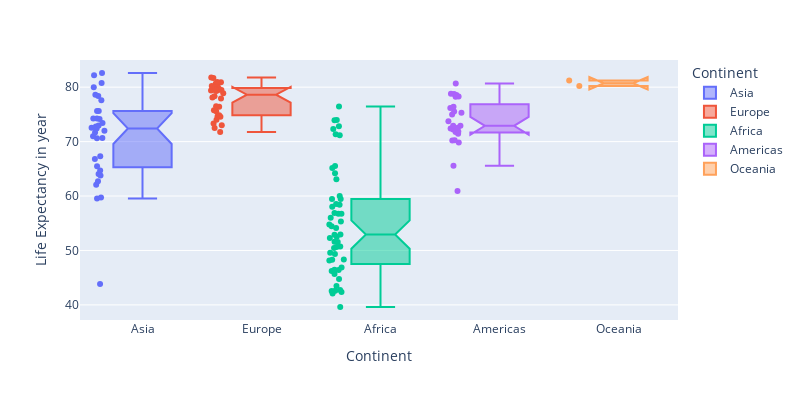

Notebook source saved alongside this figure:
### Markdown cell above
### Examinig Categorical-Continuous data using box plot
- Here we aim to see if two or more categories differ or they are same based on a numeric value.
- Here we are aiming to see the difference in life expectency between different continent. 
- We may see some pattern here which may be important for machine learning models.

### Code cell
# creating box plot using notched = true and keeping all points
fig = px.box(Gapminder_2007, x="continent", y="lifeExp", color="continent", notched=True, points="all", width=800, height=400,
            labels={"lifeExp": "Life Expectancy in year", "continent": "Continent"})
fig.show()

### Figure 1 — Plotly figure (JSON) as saved in the notebook; plotly's stock layout.template omitted (floating-point values rounded to 4 significant figures)
{"data": [{"alignmentgroup": "True", "boxpoints": "all", "hovertemplate": "Continent=%{x}<br>Life Expectancy in year=%{y}<extra></extra>", "legendgroup": "Asia", "marker": {"color": "#636efa"}, "name": "Asia", "notched": true, "offsetgroup": "Asia", "orientation": "v", "showlegend": true, "type": "box", "x": ["Asia", "Asia", "Asia", "Asia", "Asia", "Asia", "Asia", "Asia", "Asia", "Asia", "Asia", "Asia", "Asia", "Asia", "Asia", "Asia", "Asia", "Asia", "Asia", "Asia", "Asia", "Asia", "Asia", "Asia", "Asia", "Asia", "Asia", "Asia", "Asia", "Asia", "Asia", "Asia", "Asia"], "x0": " ", "xaxis": "x", "y": [43.83, 75.64, 64.06, 59.72, 72.96, 82.21, 64.7, 70.65, 70.96, 59.55, 80.75, 82.6, 72.53, 67.3, 78.62, 77.59, 71.99, 74.24, 66.8, 62.07, 63.78, 75.64, 65.48, 71.69, 72.78, 79.97, 72.4, 74.14, 78.4, 70.62, 74.25, 73.42, 62.7], "y0": " ", "yaxis": "y"}, {"alignmentgroup": "True", "boxpoints": "all", "hovertemplate": "Continent=%{x}<br>Life Expectancy in year=%{y}<extra></extra>", "legendgroup": "Europe", "marker": {"color": "#EF553B"}, "name": "Europe", "notched": true, "offsetgroup": "Europe", "orientation": "v", "showlegend": true, "type": "box", "x": ["Europe", "Europe", "Europe", "Europe", "Europe", "Europe", "Europe", "Europe", "Europe", "Europe", "Europe", "Europe", "Europe", "Europe", "Europe", "Europe", "Europe", "Europe", "Europe", "Europe", "Europe", "Europe", "Europe", "Europe", "Europe", "Europe", "Europe", "Europe", "Europe", "Europe"], "x0": " ", "xaxis": "x", "y": [76.42, 79.83, 79.44, 74.85, 73.0, 75.75, 76.49, 78.33, 79.31, 80.66, 79.41, 79.48, 73.34, 81.76, 78.89, 80.55, 74.54, 79.76, 80.2, 75.56, 78.1, 72.48, 74.0, 74.66, 77.93, 80.94, 80.88, 81.7, 71.78, 79.42], "y0": " ", "yaxis": "y"}, {"alignmentgroup": "True", "boxpoints": "all", "hovertemplate": "Continent=%{x}<br>Life Expectancy in year=%{y}<extra></extra>", "legendgroup": "Africa", "marker": {"color": "#00cc96"}, "name": "Africa", "notched": true, "offsetgroup": "Africa", "orientation": "v", "showlegend": true, "type": "box", "x": ["Africa", "Africa", "Africa", "Africa", "Africa", "Africa", "Africa", "Africa", "Africa", "Africa", "Africa", "Africa", "Africa", "Africa", "Africa", "Africa", "Africa", "Africa", "Africa", "Africa", "Africa", "Africa", "Africa", "Africa", "Africa", "Africa", "Africa", "Africa", "Africa", "Africa", "Africa", "Africa", "Africa", "Africa", "Africa", "Africa", "Africa", "Africa", "Africa", "Africa", "Africa", "Africa", "Africa", "Africa", "Africa", "Africa", "Africa", "Africa", "Africa", "Africa", "Africa", "Africa"], "x0": " ", "xaxis": "x", "y": [72.3, 42.73, 56.73, 50.73, 52.3, 49.58, 50.43, 44.74, 50.65, 65.15, 46.46, 55.32, 48.33, 54.79, 71.34, 51.58, 58.04, 52.95, 56.73, 59.45, 60.02, 56.01, 46.39, 54.11, 42.59, 45.68, 73.95, 59.44, 48.3, 54.47, 64.16, 72.8, 71.16, 42.08, 52.91, 56.87, 46.86, 76.44, 46.24, 65.53, 63.06, 42.57, 48.16, 49.34, 58.56, 39.61, 52.52, 58.42, 73.92, 51.54, 42.38, 43.49], "y0": " ", "yaxis": "y"}, {"alignmentgroup": "True", "boxpoints": "all", "hovertemplate": "Continent=%{x}<br>Life Expectancy in year=%{y}<extra></extra>", "legendgroup": "Americas", "marker": {"color": "#ab63fa"}, "name": "Americas", "notched": true, "offsetgroup": "Americas", "orientation": "v", "showlegend": true, "type": "box", "x": ["Americas", "Americas", "Americas", "Americas", "Americas", "Americas", "Americas", "Americas", "Americas", "Americas", "Americas", "Americas", "Americas", "Americas", "Americas", "Americas", "Americas", "Americas", "Americas", "Americas", "Americas", "Americas", "Americas", "Americas", "Americas"], "x0": " ", "xaxis": "x", "y": [75.32, 65.55, 72.39, 80.65, 78.55, 72.89, 78.78, 78.27, 72.23, 74.99, 71.88, 70.26, 60.92, 70.2, 72.57, 76.19, 72.9, 75.54, 71.75, 71.42, 78.75, 69.82, 78.24, 76.38, 73.75], "y0": " ", "yaxis": "y"}, {"alignmentgroup": "True", "boxpoints": "all", "hovertemplate": "Continent=%{x}<br>Life Expectancy in year=%{y}<extra></extra>", "legendgroup": "Oceania", "marker": {"color": "#FFA15A"}, "name": "Oceania", "notched": true, "offsetgroup": "Oceania", "orientation": "v", "showlegend": true, "type": "box", "x": ["Oceania", "Oceania"], "x0": " ", "xaxis": "x", "y": [81.23, 80.2], "y0": " ", "yaxis": "y"}], "layout": {"boxmode": "overlay", "height": 400, "legend": {"title": {"text": "Continent"}, "tracegroupgap": 0}, "margin": {"t": 60}, "width": 800, "xaxis": {"anchor": "y", "categoryarray": ["Asia", "Europe", "Africa", "Americas", "Oceania"], "categoryorder": "array", "domain": [0, 1], "title": {"text": "Continent"}}, "yaxis": {"anchor": "x", "domain": [0, 1], "title": {"text": "Life Expectancy in year"}}}}
